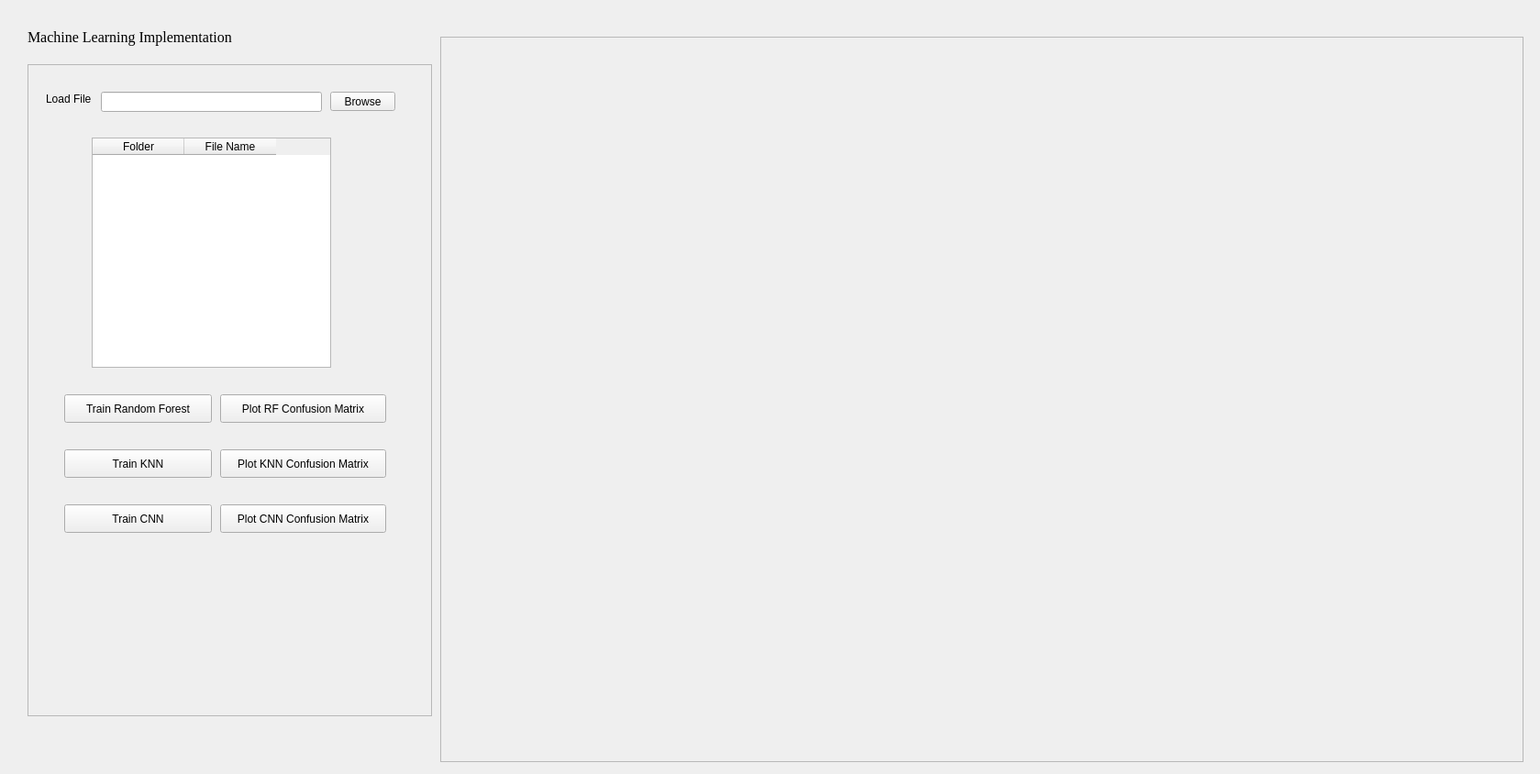
<?xml version="1.0" encoding="UTF-8"?>
<ui version="4.0">
 <class>Form</class>
 <widget class="QWidget" name="Form">
  <property name="geometry">
   <rect>
    <x>0</x>
    <y>0</y>
    <width>1679</width>
    <height>844</height>
   </rect>
  </property>
  <property name="windowTitle">
   <string>Form</string>
  </property>
  <widget class="QLabel" name="label">
   <property name="geometry">
    <rect>
     <x>30</x>
     <y>20</y>
     <width>291</width>
     <height>41</height>
    </rect>
   </property>
   <property name="font">
    <font>
     <family>Times New Roman</family>
     <pointsize>12</pointsize>
    </font>
   </property>
   <property name="text">
    <string>Machine Learning Implementation</string>
   </property>
  </widget>
  <widget class="QFrame" name="ML_frame">
   <property name="geometry">
    <rect>
     <x>30</x>
     <y>70</y>
     <width>441</width>
     <height>711</height>
    </rect>
   </property>
   <property name="frameShape">
    <enum>QFrame::StyledPanel</enum>
   </property>
   <property name="frameShadow">
    <enum>QFrame::Raised</enum>
   </property>
   <widget class="QLabel" name="label_choose_model">
    <property name="geometry">
     <rect>
      <x>20</x>
      <y>30</y>
      <width>55</width>
      <height>16</height>
     </rect>
    </property>
    <property name="text">
     <string>Load File</string>
    </property>
   </widget>
   <widget class="QLineEdit" name="browse_file_input">
    <property name="geometry">
     <rect>
      <x>80</x>
      <y>30</y>
      <width>241</width>
      <height>22</height>
     </rect>
    </property>
   </widget>
   <widget class="QPushButton" name="browse_file">
    <property name="geometry">
     <rect>
      <x>330</x>
      <y>30</y>
      <width>71</width>
      <height>21</height>
     </rect>
    </property>
    <property name="text">
     <string>Browse</string>
    </property>
   </widget>
   <widget class="QTableWidget" name="table_widget">
    <property name="geometry">
     <rect>
      <x>70</x>
      <y>80</y>
      <width>261</width>
      <height>251</height>
     </rect>
    </property>
    <column>
     <property name="text">
      <string>Folder</string>
     </property>
    </column>
    <column>
     <property name="text">
      <string>File Name</string>
     </property>
    </column>
   </widget>
   <widget class="QPushButton" name="RF_train_btn">
    <property name="geometry">
     <rect>
      <x>40</x>
      <y>360</y>
      <width>161</width>
      <height>31</height>
     </rect>
    </property>
    <property name="text">
     <string>Train Random Forest</string>
    </property>
   </widget>
   <widget class="QPushButton" name="confusion_matrix_btn_KNN">
    <property name="geometry">
     <rect>
      <x>210</x>
      <y>420</y>
      <width>181</width>
      <height>31</height>
     </rect>
    </property>
    <property name="text">
     <string>Plot KNN Confusion Matrix</string>
    </property>
   </widget>
   <widget class="QPushButton" name="KNN_train_btn">
    <property name="geometry">
     <rect>
      <x>40</x>
      <y>420</y>
      <width>161</width>
      <height>31</height>
     </rect>
    </property>
    <property name="text">
     <string>Train KNN</string>
    </property>
   </widget>
   <widget class="QPushButton" name="CNN_train_btn">
    <property name="geometry">
     <rect>
      <x>40</x>
      <y>480</y>
      <width>161</width>
      <height>31</height>
     </rect>
    </property>
    <property name="text">
     <string>Train CNN</string>
    </property>
   </widget>
   <widget class="QPushButton" name="confusion_matrix_btn_CNN">
    <property name="geometry">
     <rect>
      <x>210</x>
      <y>480</y>
      <width>181</width>
      <height>31</height>
     </rect>
    </property>
    <property name="text">
     <string>Plot CNN Confusion Matrix</string>
    </property>
   </widget>
   <widget class="QPushButton" name="confusion_matrix_btn_RF">
    <property name="geometry">
     <rect>
      <x>210</x>
      <y>360</y>
      <width>181</width>
      <height>31</height>
     </rect>
    </property>
    <property name="text">
     <string>Plot RF Confusion Matrix</string>
    </property>
   </widget>
  </widget>
  <widget class="QFrame" name="plot_frame">
   <property name="geometry">
    <rect>
     <x>480</x>
     <y>40</y>
     <width>1181</width>
     <height>791</height>
    </rect>
   </property>
   <property name="frameShape">
    <enum>QFrame::StyledPanel</enum>
   </property>
   <property name="frameShadow">
    <enum>QFrame::Raised</enum>
   </property>
   <widget class="QWidget" name="verticalLayoutWidget_2">
    <property name="geometry">
     <rect>
      <x>20</x>
      <y>10</y>
      <width>371</width>
      <height>491</height>
     </rect>
    </property>
    <layout class="QVBoxLayout" name="rf_plot"/>
   </widget>
   <widget class="QWidget" name="verticalLayoutWidget_3">
    <property name="geometry">
     <rect>
      <x>420</x>
      <y>10</y>
      <width>371</width>
      <height>491</height>
     </rect>
    </property>
    <layout class="QVBoxLayout" name="knn_plot"/>
   </widget>
   <widget class="QWidget" name="verticalLayoutWidget_4">
    <property name="geometry">
     <rect>
      <x>810</x>
      <y>10</y>
      <width>361</width>
      <height>491</height>
     </rect>
    </property>
    <layout class="QVBoxLayout" name="cnn_plot"/>
   </widget>
  </widget>
 </widget>
 <resources/>
 <connections/>
</ui>
